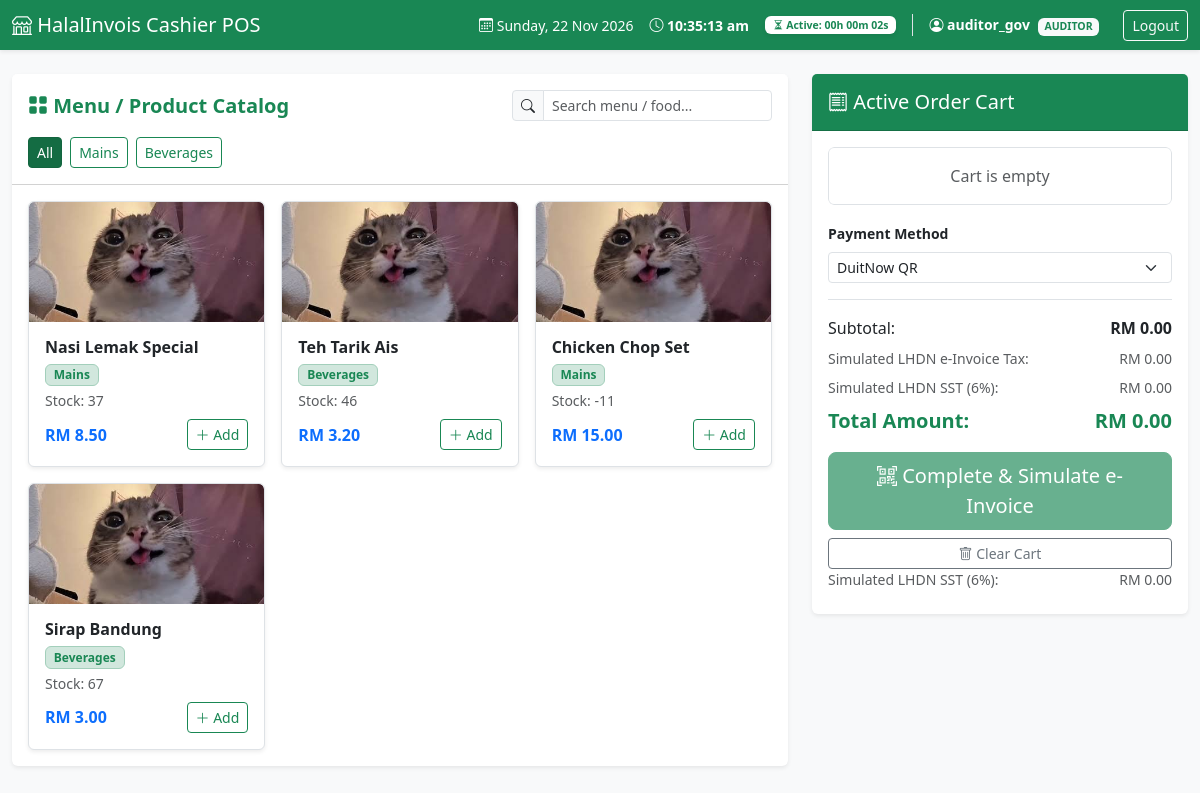
The page /pos.php (signed in) on the database its author committed.
### tables this page shows
CREATE TABLE `products` (
  `product_id` int(11) NOT NULL,
  `product_name` varchar(100) NOT NULL,
  `category` varchar(50) NOT NULL,
  `price` decimal(10,2) NOT NULL,
  `stock_quantity` int(11) NOT NULL DEFAULT 0,
  `status` enum('available','unavailable') NOT NULL DEFAULT 'available',
  `image` varchar(255) DEFAULT 'assets/default-food.jpeg'
);

### pos.php (called while the page is built, shortened)
<?php
$username = $_SESSION['username'] ?? 'Cashier';
$user_role = $_SESSION['role'] ?? 'cashier';
require_once __DIR__ . '/config/db.php';
require_once __DIR__ . '/includes/functions.php';
$products = getAvailableProducts($pdo);
require_once __DIR__ . '/views/pos_views.php';

### includes/functions.php (called while the page is built, shortened)
<?php
function getAvailableProducts(PDO $pdo): array {
    try {
        $stmt = $pdo->prepare("SELECT product_id, product_name, category, price, stock_quantity, status, image FROM products WHERE status = 'available'");
        $stmt->execute();
        return $stmt->fetchAll(PDO::FETCH_ASSOC);
    } catch (PDOException $e) {
        return [];
    }
}

### views/pos_views.php (the view, shortened to what this page needs)
<?php
    $username        = $username        ?? 'Cashier';
    $user_role       = $user_role       ?? 'cashier';
    $products        = $products        ?? [];
?>
<!DOCTYPE html>
<html lang="en">
<head>
    <link href="https://cdn.jsdelivr.net/npm/bootstrap@5.3.0/dist/css/bootstrap.min.css" rel="stylesheet">
    <link href="https://cdn.jsdelivr.net/npm/bootstrap-icons@1.10.5/font/bootstrap-icons.css" rel="stylesheet">
</head>
<body class="bg-light">
    <nav class="navbar navbar-expand-lg navbar-dark bg-success shadow-sm">
        <div class="container-fluid">
            <span class="navbar-brand mb-0 h1">
                <i class="bi bi-shop"></i> HalalInvois Cashier POS
            </span>
            <div class="d-flex align-items-center gap-3 text-white small flex-wrap">
                <div>
                    <i class="bi bi-calendar3"></i> <span id="live-day-date">--</span>
                </div>
                <div>
                    <i class="bi bi-clock"></i> <span id="live-clock" class="fw-bold">--:--:--</span>
                </div>
                <div class="badge bg-white text-success px-2 py-1 shadow-sm">
                    <i class="bi bi-hourglass-split"></i> Active: <span id="live-session-duration">00h 00m 00s</span>
                </div>
                <div class="border-start ps-3">
                    <i class="bi bi-person-circle"></i> <strong><?= htmlspecialchars($username); ?></strong>
                    <span class="badge bg-light text-success ms-1 text-uppercase"><?= htmlspecialchars($user_role); ?></span>
                </div>
                <a href="login.php?logout=1" class="btn btn-sm btn-outline-light ms-2">Logout</a>
            </div>
        </div>
    </nav>
    <div class="container-fluid py-4">
        <div class="row g-4">
            <div class="col-lg-8">
                <div class="card shadow-sm border-0">
                    <div class="card-header bg-white py-3">
                        <div class="d-flex flex-wrap justify-content-between align-items-center gap-2 mb-3">
                            <h5 class="mb-0 text-success fw-bold">
                                <i class="bi bi-grid-fill"></i> Menu / Product Catalog
                            </h5>
                            <div class="input-group input-group-sm" style="max-width: 260px;">
                                <span class="input-group-text bg-light"><i class="bi bi-search"></i></span>
                                <input type="text" id="search-input" class="form-control" placeholder="Search menu / food..." onkeyup="filterProducts()">
                            </div>
                        </div>
                        <div class="d-flex flex-wrap gap-2" id="category-filters">
                            <button type="button" class="btn btn-sm btn-success category-btn active" onclick="setCategory('all', this)">All</button>
                            <?php
                                $categories = array_unique(array_column($products, 'category'));
                                foreach ($categories as $cat):
                            ?>
                                <button type="button" class="btn btn-sm btn-outline-success category-btn" onclick="setCategory('<?= htmlspecialchars($cat); ?>', this)">
                                    <?= htmlspecialchars($cat); ?>
                                </button>
                            <?php endforeach; ?>
                        </div>
                    </div>
                    <div class="card-body">
                        <div class="row row-cols-1 row-cols-md-3 g-3">
                            <?php if (!empty($products)): ?>
                                <?php foreach ($products as $row):
                                    $product_img = !empty($row['image']) ? $row['image'] : 'assets/default-food.jpeg';
                                ?>
                                <div class="col product-item" data-category="<?= htmlspecialchars(strtolower($row['category'])); ?>" data-name="<?= htmlspecialchars(strtolower($row['product_name'])); ?>">
                                    <div class="card h-100 border shadow-sm product-card"
                                        style="cursor: pointer; overflow: hidden;"
                                        onclick="addToCart(<?= $row['product_id']; ?>, '<?= addslashes($row['product_name']); ?>', <?= $row['price']; ?>, <?= $row['stock_quantity']; ?>)">
                                        <img src="<?= htmlspecialchars($product_img); ?>"
                                            onerror="this.onerror=null; this.src='assets/default-food.jpeg';"
                                            class="card-img-top"
                                            alt="<?= htmlspecialchars($row['product_name']); ?>"
                                            style="height: 120px; object-fit: cover;">
                                        <div class="card-body d-flex flex-column justify-content-between p-3">
                                            <div>
                                                <h6 class="card-title fw-bold text-dark mb-1"><?= htmlspecialchars($row['product_name']); ?></h6>
                                                <span class="badge bg-success-subtle text-success border border-success-subtle mb-1"><?= htmlspecialchars($row['category']); ?></span>
                                                <div class="text-muted small">Stock: <?= $row['stock_quantity']; ?></div>
                                            </div>
                                            <div class="d-flex justify-content-between align-items-center mt-2">
                                                <span class="text-primary fw-bold">RM <?= number_format($row['price'], 2); ?></span>
                                                <button type="button" class="btn btn-sm btn-outline-success"><i class="bi bi-plus-lg"></i> Add</button>
                                            </div>
                                        </div>
                                    </div>
                                </div>
                                <?php endforeach; ?>
                            <?php else: ?>
                                <div class="col-12 text-center py-5">
                                    <p class="text-muted">No products found in database or table is empty. Please add items via phpMyAdmin.</p>
                                </div>
                            <?php endif; ?>
                        </div>
                    </div>
                </div>
            </div>
            <div class="col-lg-4">
                <div class="card shadow-sm border-0 sticky-top" style="top: 20px;">
                    <div class="card-header bg-success text-white py-3">
                        <h5 class="mb-0"><i class="bi bi-receipt"></i> Active Order Cart</h5>
                    </div>
                    <div class="card-body">
                        <form id="checkout-form" method="POST">
                            <ul class="list-group mb-3" id="cart-list" style="max-height: 250px; overflow-y: auto;">
                                <li class="list-group-item text-center text-muted py-3">Cart is empty</li>
                            </ul>
                            <div class="mb-3">
                                <label class="form-label fw-bold small">Payment Method</label>
                                <select class="form-select form-select-sm" name="payment_method" id="payment_method" onchange="togglePaymentMethod()">
                                    <option value="duitnow_qr" selected>DuitNow QR</option>
                                </select>
                            </div>
                            <div class="border-top pt-3">
                                <div class="d-flex justify-content-between mb-2">
                                    <span>Subtotal:</span>
                                    <strong id="summary-subtotal">RM 0.00</strong>
                                </div>
                                <div class="d-flex justify-content-between mb-2 text-muted small">
                                    <span>Simulated LHDN e-Invoice Tax:</span>
                                    <span>RM 0.00</span>
                                </div>
                                <div class="d-flex justify-content-between mb-2 text-muted small">
                                    <span>Simulated LHDN SST (6%):</span>
                                    <span id="summary-sst">RM 0.00</span>
                                </div>
                                <div class="d-flex justify-content-between mb-3 fs-5 text-success fw-bold">
                                    <span>Total Amount:</span>
                                    <span id="summary-total">RM 0.00</span>
                                </div>
                                <div class="d-grid gap-2">
                                    <button type="submit" name="checkout" class="btn btn-success btn-lg" id="checkout-btn" disabled>
                                        <i class="bi bi-qr-code-scan"></i> Complete & Simulate e-Invoice
                                    </button>
                                    <button type="button" class="btn btn-outline-secondary btn-sm" onclick="clearCart()">
                                        <i class="bi bi-trash"></i> Clear Cart
                                    </button>
                                </div>
                                <div class="d-flex justify-content-between mb-2 text-muted small">
                                    <span>Simulated LHDN SST (6%):</span>
                                    <span id="summary-sst">RM 0.00</span>
                                </div>
                            </div>
                        </form>
                    </div>
                </div>
            </div>
        </div>
    </div>
</body>
</html>

### rows shown on the page
products: image (placeholder picture), product_name "Nasi Lemak Special", category "Mains", stock_quantity "37", price "8.50"
products: image (placeholder picture), product_name "Teh Tarik Ais", category "Beverages", stock_quantity "46", price "3.20"
products: image (placeholder picture), product_name "Chicken Chop Set", category "Mains", stock_quantity "-11", price "15.00"
products: image (placeholder picture), product_name "Sirap Bandung", category "Beverages", stock_quantity "67", price "3.00"

### other values the page prints
$username "auditor_gov"
$user_role "AUDITOR"
$cat "Mains"
$cat "Beverages"
